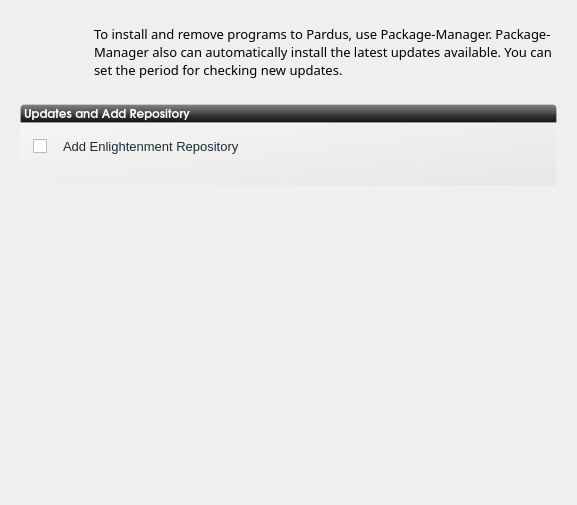
<?xml version="1.0" encoding="UTF-8"?>
<ui version="4.0">
 <class>packageWidget</class>
 <widget class="QWidget" name="packageWidget">
  <property name="geometry">
   <rect>
    <x>0</x>
    <y>0</y>
    <width>577</width>
    <height>505</height>
   </rect>
  </property>
  <property name="windowTitle">
   <string>Packages</string>
  </property>
  <property name="styleSheet">
   <string notr="true"/>
  </property>
  <layout class="QGridLayout" name="gridLayout">
   <property name="margin">
    <number>20</number>
   </property>
   <property name="spacing">
    <number>0</number>
   </property>
   <item row="4" column="0">
    <layout class="QVBoxLayout" name="verticalLayout_3">
     <item>
      <widget class="QGroupBox" name="groupBoxUpdates">
       <property name="sizePolicy">
        <sizepolicy hsizetype="Expanding" vsizetype="Preferred">
         <horstretch>0</horstretch>
         <verstretch>0</verstretch>
        </sizepolicy>
       </property>
       <property name="font">
        <font>
         <family>Sans Serif</family>
         <pointsize>10</pointsize>
         <weight>75</weight>
         <bold>true</bold>
        </font>
       </property>
       <property name="styleSheet">
        <string notr="true">#groupBoxUpdates{
background-color: qlineargradient(spread:pad, x1:1, y1:1, x2:0, y2:0, stop:0 rgba(219, 219, 219, 100), stop:1 rgba(255, 255, 255, 100));
border: 1px solid rgba(255,255,255,50);
border-bottom-left-radius: 4px;
border-bottom-right-radius: 4px;
}</string>
       </property>
       <property name="title">
        <string/>
       </property>
       <property name="flat">
        <bool>true</bool>
       </property>
       <layout class="QVBoxLayout" name="verticalLayout">
        <property name="margin">
         <number>10</number>
        </property>
        <item>
         <layout class="QHBoxLayout" name="horizontalLayout_3">
          <item>
           <widget class="QCheckBox" name="checkBox">
            <property name="maximumSize">
             <size>
              <width>24</width>
              <height>16777215</height>
             </size>
            </property>
            <property name="text">
             <string/>
            </property>
           </widget>
          </item>
          <item>
           <widget class="QLabel" name="add_repo">
            <property name="font">
             <font>
              <pointsize>10</pointsize>
              <kerning>true</kerning>
             </font>
            </property>
            <property name="focusPolicy">
             <enum>Qt::TabFocus</enum>
            </property>
            <property name="styleSheet">
             <string notr="true">color: rgb(30, 43, 51)</string>
            </property>
            <property name="text">
             <string>Add Enlightenment Repository</string>
            </property>
            <property name="textFormat">
             <enum>Qt::AutoText</enum>
            </property>
            <property name="textInteractionFlags">
             <set>Qt::LinksAccessibleByMouse</set>
            </property>
           </widget>
          </item>
         </layout>
        </item>
        <item>
         <widget class="QLabel" name="information_label">
          <property name="styleSheet">
           <string notr="true">color: rgb(30, 43, 51)</string>
          </property>
          <property name="text">
           <string/>
          </property>
          <property name="textFormat">
           <enum>Qt::AutoText</enum>
          </property>
         </widget>
        </item>
       </layout>
      </widget>
     </item>
    </layout>
   </item>
   <item row="0" column="0">
    <layout class="QHBoxLayout" name="horizontalLayout_2">
     <property name="spacing">
      <number>0</number>
     </property>
     <item>
      <widget class="QLabel" name="label_4">
       <property name="minimumSize">
        <size>
         <width>64</width>
         <height>64</height>
        </size>
       </property>
       <property name="maximumSize">
        <size>
         <width>64</width>
         <height>64</height>
        </size>
       </property>
       <property name="sizeIncrement">
        <size>
         <width>0</width>
         <height>0</height>
        </size>
       </property>
       <property name="text">
        <string/>
       </property>
       <property name="pixmap">
        <pixmap resource="../data/kaptan.qrc">:/raw/pixmap/applications-other-comak.png</pixmap>
       </property>
      </widget>
     </item>
     <item>
      <widget class="QLabel" name="description">
       <property name="minimumSize">
        <size>
         <width>300</width>
         <height>0</height>
        </size>
       </property>
       <property name="font">
        <font>
         <family>Sans Serif</family>
         <pointsize>10</pointsize>
        </font>
       </property>
       <property name="styleSheet">
        <string notr="true"/>
       </property>
       <property name="frameShadow">
        <enum>QFrame::Raised</enum>
       </property>
       <property name="text">
        <string>To install and remove programs to Pardus, use Package-Manager. Package-Manager also can automatically install the latest updates available. You can set the period for checking new updates.</string>
       </property>
       <property name="wordWrap">
        <bool>true</bool>
       </property>
       <property name="indent">
        <number>10</number>
       </property>
      </widget>
     </item>
    </layout>
   </item>
   <item row="3" column="0">
    <widget class="QLabel" name="label">
     <property name="font">
      <font>
       <family>URW Gothic L</family>
       <pointsize>9</pointsize>
       <weight>75</weight>
       <bold>true</bold>
       <underline>false</underline>
      </font>
     </property>
     <property name="styleSheet">
      <string notr="true">    background-color: qlineargradient(spread:pad, x1:0.5, y1:0, x2:0.5, y2:1, stop:0 rgba(132, 132, 132, 255), stop:0.501481 rgba(70, 70, 70, 255), stop:0.503057 rgba(62, 62, 62, 255), stop:1 rgba(16, 16, 16, 255));
border: 1px solid rgba(255,255,255,50);
color:white;
border-top-left-radius: 4px;
border-top-right-radius: 4px;</string>
     </property>
     <property name="text">
      <string>Updates and Add Repository</string>
     </property>
     <property name="margin">
      <number>5</number>
     </property>
    </widget>
   </item>
   <item row="5" column="0">
    <spacer name="verticalSpacer">
     <property name="orientation">
      <enum>Qt::Vertical</enum>
     </property>
     <property name="sizeHint" stdset="0">
      <size>
       <width>20</width>
       <height>40</height>
      </size>
     </property>
    </spacer>
   </item>
   <item row="1" column="0">
    <spacer name="horizontalSpacer_2">
     <property name="orientation">
      <enum>Qt::Horizontal</enum>
     </property>
     <property name="sizeHint" stdset="0">
      <size>
       <width>40</width>
       <height>20</height>
      </size>
     </property>
    </spacer>
   </item>
  </layout>
 </widget>
 <resources>
  <include location="../data/kaptan.qrc"/>
 </resources>
 <connections/>
</ui>
